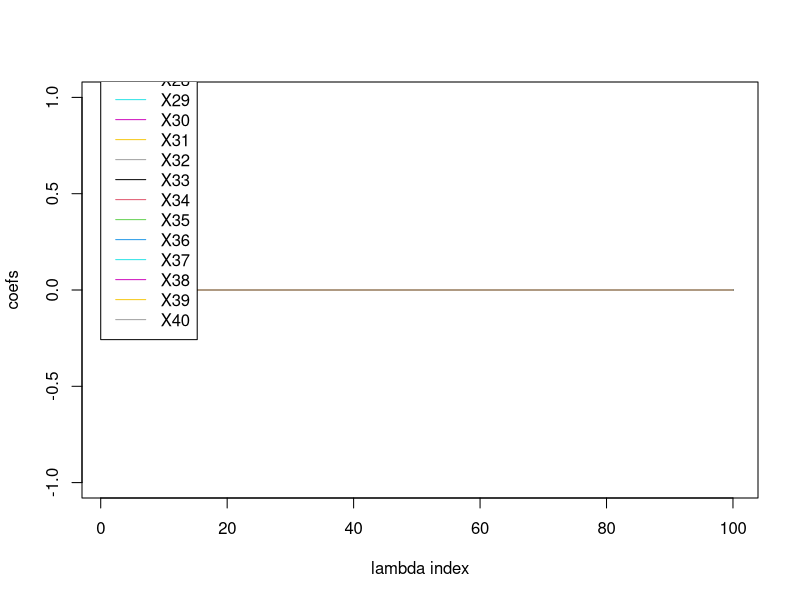
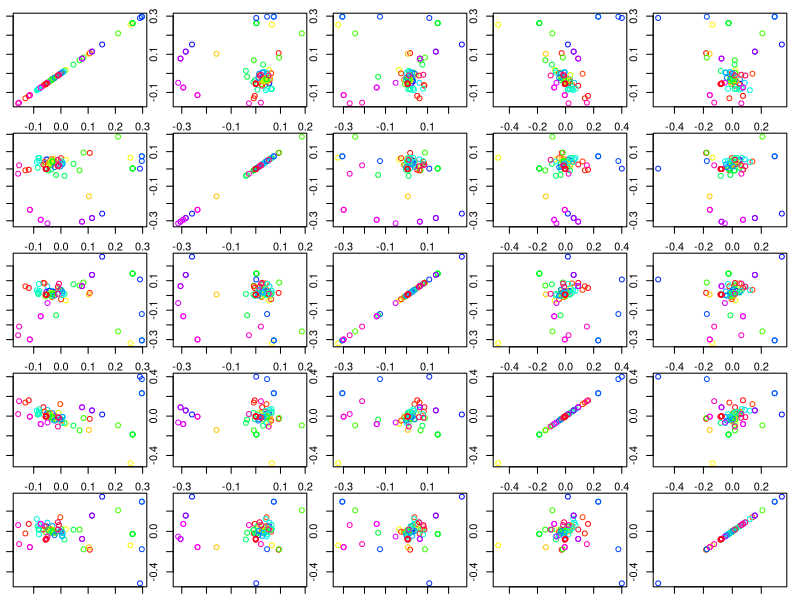
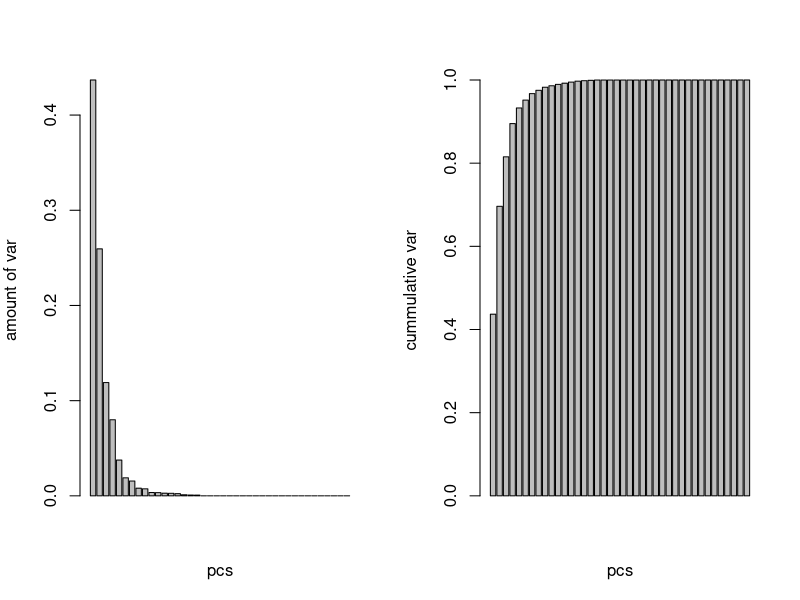
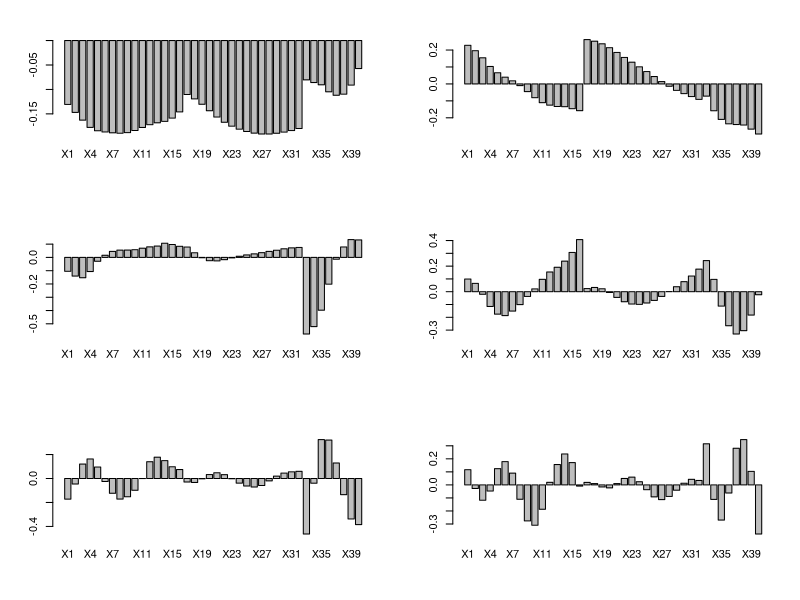
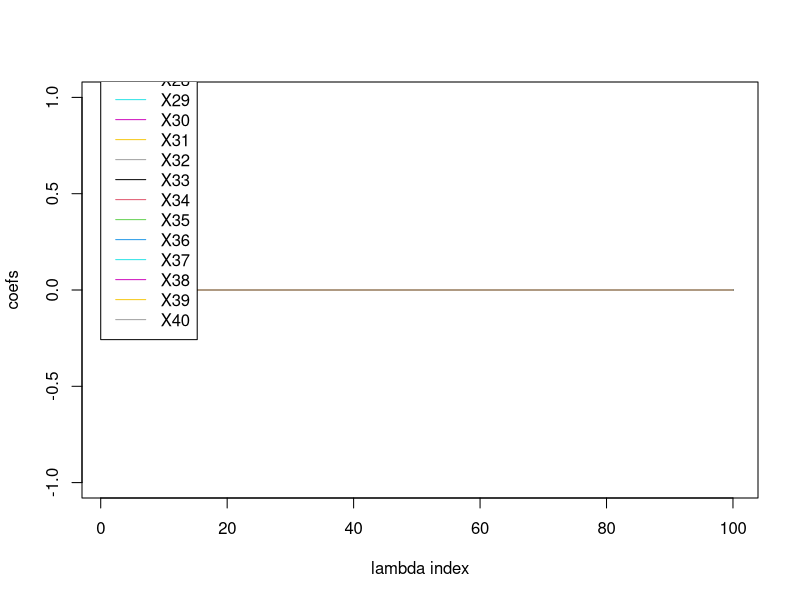
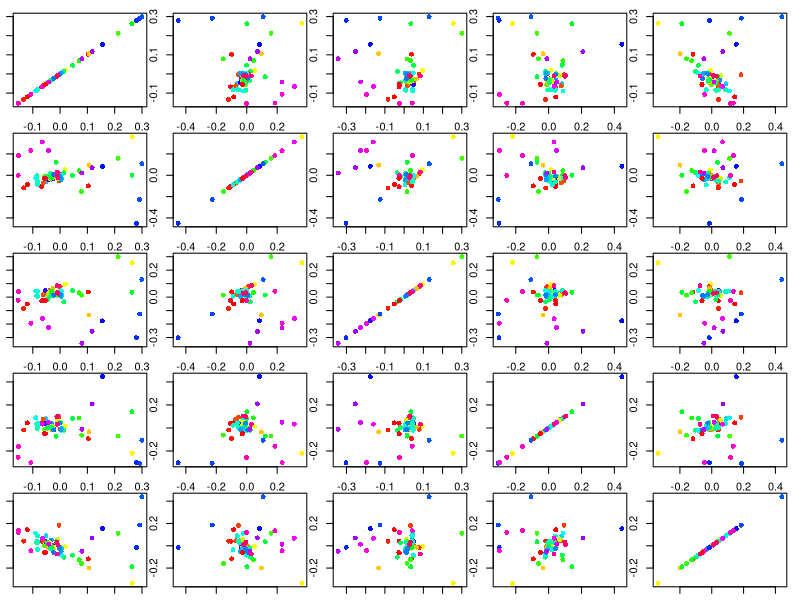

Write the R code that produced these figures, in order.
train = read.csv('train.csv')
train = train[, 1: 41]
Y = as.numeric(train[, 1])
Y = Y - mean(Y)
X = as.matrix(train[, -1])
X = scale(X, center = T, scale = T)

# ridge regression paths
lambdas = exp(seq(log(.01), log(100 * nrow(train)), l = 100))
betasr = matrix(0, length(lambdas), 40)
plot(c(1, length(lambdas)), range(betasr), type = 'n', ylab = 'coefs', xlab = 'lambda index')
for (j in 1: 40)
{
	lines(betasr[length(lambdas): 1, j], col = j)
}
legend(0, 4, legend = names(train)[2: 41], col = 1: 41, lty = rep(1, 41))

# principal components
svdx = svd(X)

# samples pcs
par(mar = c(1, 1, 1, 1))
layout(matrix(1: 25, 5, 5))
mycols = rainbow(length(Y))
orY = order(Y)
for (i in 1: 5)
{
	for (j in 1: 5)
	{
		plot(svdx$u[, i], svdx$u[, j], type = 'p', col = mycols[orY])
	}
}

varex = 0
cumvarex = 0
for (i in 1: 40)
{
	varex[i] = svdx$d[i] / sum(svdx$d)
	cumvarex[i] = sum(varex)
}
par(mfrow = c(1, 2))
par(mar = c(5, 4, 4, 2))
barplot(varex, ylab = 'amount of var', xlab = 'pcs')
barplot(cumvarex, ylab = 'cummulative var', xlab = 'pcs')

# pc direction weights
par(mfrow = c(3, 2))
par(mar = c(5, 4, 3, 2))
for (i in 1: 6)
{
	barplot(svdx$v[, i], names.arg = names(train)[2: 41])
}

# ridge paths
dev.off()
plot(c(1, length(lambdas)), range(betasr), type = 'n', ylab = 'coefs', xlab = 'lambda index')
for (j in 1: 40)
{
	lines(betasr[length(lambdas): 1, j], col = j)
}
legend(0, 4, legend = names(train)[2: 41], col = 1: 41, lty = rep(1, 41))

# least squares on derived inputs
# pc regression
betapcr = diag(svdx$d) %*% t(svdx$u) %*% Y / nrow(train)

# pls regression
plsfunc = function(x, y)
{
	p = ncol(x)
	n = nrow(x)
	M = t(x) %*% y
	Z = NULL
	V = NULL
	P = NULL
	for (k in 1: p)
	{
		svdm = svd(M)
		z = x %*% svdm$u
		z = z * as.numeric(1 / sqrt(t(z) %*% z))
		V = cbind(V, svdm$u)
		p = t(x) %*% z / as.numeric(t(z) %*% z)
		P = cbind(P, p)
		Z = cbind(Z, z)
		M = M - P %*% solve(t(P) %*% P) %*% t(P) %*% M
	}
	return(list(Z = Z, V = V))
}
plsx = plsfunc(X, Y)

# pls components
par(mar = c(1, 1, 1, 1))
layout(matrix(1: 25, 5, 5))
mycols = rainbow(length(Y))
orY = order(Y)
for (i in 1: 5)
{
	for (j in 1: 5)
	{
		plot(plsx$Z[, i], plsx$Z[, j], type = 'p', pch = 16, col = mycols[orY])
	}
}
betapls = t(plsx$Z) %*% Y / nrow(train)
cbind(betapcr, betapls)
